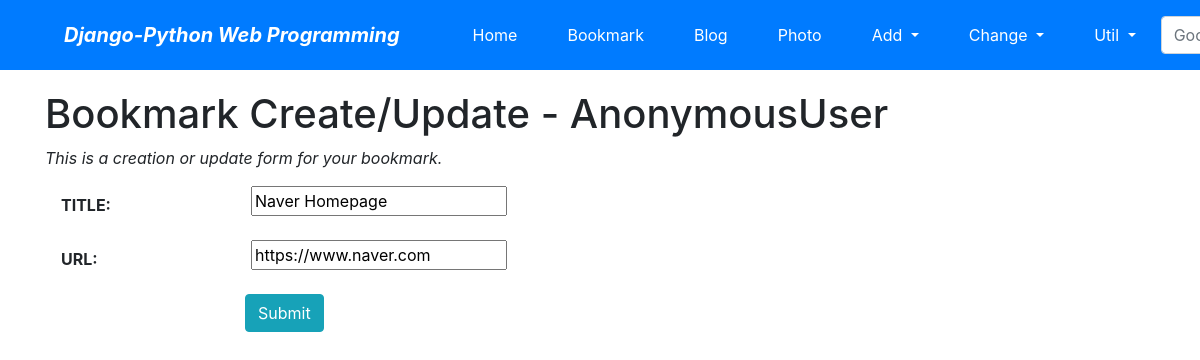
/bookmark/3/update/, run on the app's committed database.
### bookmark/models.py (models this page shows, shortened)
class Bookmark(models.Model):
    title = models.CharField('TITLE', max_length=100, blank=True)
    url = models.URLField('URL', unique=True)
    owner = models.ForeignKey(User, on_delete=models.CASCADE, blank=True, null=True)

### bookmark/views.py (the view)
# urls.py: path('<int:pk>/update/', views.BookmarkUpdateView.as_view(), name="update"),
class BookmarkUpdateView(OwnerOnlyMixin, UpdateView):
    model = Bookmark
    fields = ['title', 'url']
    success_url = reverse_lazy('bookmark:index')

### bookmark/templates/bookmark/bookmark_form.html (shortened to what this page needs)
{% extends "base.html" %}
{% load widget_tweaks %}
{% block content %}
    <h1>Bookmark Create/Update - {{ user }}</h1>
    <p class="font-italic">This is a creation or update form for your bookmark.</p>
    <form action="." method="post" class="card-pt3">{% csrf_token %}
        <div class="form-group row">
            {{ form.title|add_label_class:"col-form-label col-sm-2 ml-3 font-weight-bold" }}
            <div class="col-sm-5">
                {{ form.title|add_class:"form_control"|attr:"autofocus" }}
            </div>
        </div>
        <div class="form-group row">
            {{ form.url|add_label_class:"col-form-label col-sm-2 ml-3 font-weight-bold" }}
            <div class="col-sm-5">
                {{ form.url|add_class:"form_control" }}
            </div>
        </div>
        <div class="form-group">
            <div class="offset-sm-2 col-sm-5">
                <input type="submit" value="Submit" class="btn btn-info" />
            </div>
        </div>
    </form>
{% endblock %}

### data on the page
Bookmark: title|add_label_class "TITLE:", title "Naver Homepage", url|add_label_class "URL:", url "https://www.naver.com"

### other printed values
{{ user }} "AnonymousUser"
